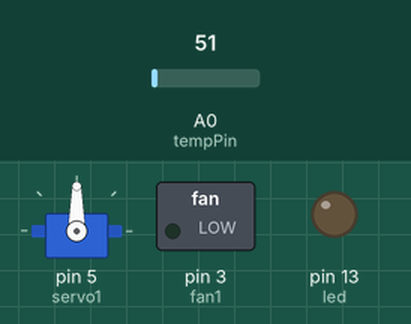
A sketch run on a simulated Arduino Uno, built with avr-gcc and run on an emulated ATmega328P. Shown: servo, switched loads named in the sketch (green lamp = pin HIGH), output pins drawn as LEDs (lit = HIGH). The inputs (shaded band) are chosen by the test bench; at power-on: A0 (tempPin) = 51. What the sketch prints to the serial monitor is not drawn.

Above: at 3.8 s.
3.9 s: A0 (tempPin) set to 140
7.8 s: A0 (tempPin) set to 170
At 10.3 s:
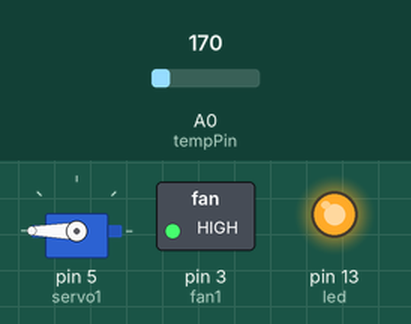
11.7 s: A0 (tempPin) set to 112
At 12.6 s:
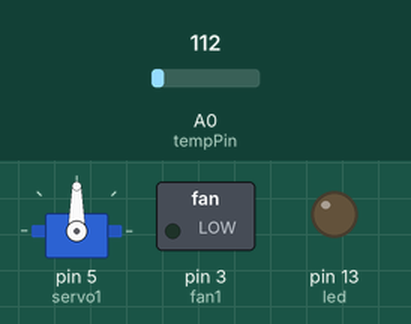
15.6 s: A0 (tempPin) set to 163
At 18.3 s:
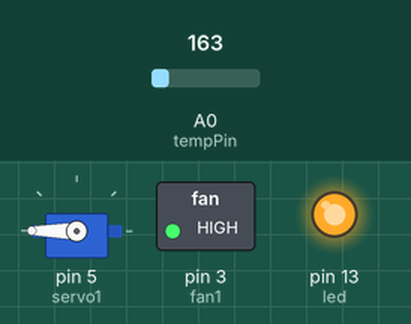
Timing chart, 0 to 19.8 s (numbered marks = the images above; inputs shaded):
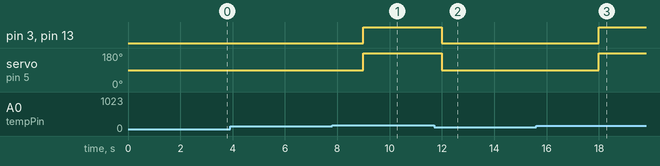

The sketch:

temp.ino
```cpp
#include <Servo.h>                      // Servo header file is needed to control the servo motor.
Servo servo1;                           // Create servo object to allow us to control the servo motor.

float tempC;                            // create variable to store the temperature in.
int tempPin = 0;                        // Attach vout to analog pin 0.
int led = 13;                           // attach led to pin 13.
int fan1 = 3;                           // attach base of transistor to digital pin 3.
int pos = 0;                            // create variable to store the position of the servo motor.

void setup()                            // Will execute once at the start of the code.
{
  Serial.begin(9600);                   // opens serial port, sets data rate to 9600 bps
  pinMode (led, OUTPUT);                // sets the led pin 13 up as an output.
  pinMode (fan1, OUTPUT);               // sets the fan1 pin 3 up as an output.
  servo1.attach(5);                     // attaches the servo motor to digital pin 5.
}

void loop()                             // code here will continue to replay nutil powered off.
{
  tempC = analogRead(tempPin);          // read the analog value from the lm35 sensor.
  tempC = (5.0 * tempC * 100.0)/1024.0; // convert the analog input to temperature in centigrade.
  Serial.print((byte)tempC);            // send the data to the computer.
  Serial.print(" ");
    if (tempC > 76)                     // creates bool expression for analyzation. if it evaluates to true,
    {                                   // the body of the if statement will execute.
      pos = 180;                        // sets pos equal to 180.
      digitalWrite (led, HIGH);         // turns on led.
      digitalWrite (fan1, HIGH);        // turns on fan1.
      servo1.write(pos);                // turns servo to 180 degrees.
    }
    else                                // if the if equation evaluates to false the else statement will execute.
    {
      pos = 90;                         // sets pos equal to 90.
      digitalWrite (led, LOW);          // turns off led.
      digitalWrite (fan1, LOW);         // turns off fan1.
      servo1.write(pos);                // turns servo to 90 degrees.
    }
  delay(3000);                          // wait 3 seconds before redoing the loop.
}
```

Measured:
- the behaviour switches between 155 and 156 on A0 (tempPin) (found by bisection; images 0 and 1)
- after the input at 3.9 s, every drawn part: stays the same
- after the input at 7.8 s, pin 3 (fan1), pin 13 (led): LOW → HIGH after 1.2 s; servo on pin 5 (servo1): 90° → 180° after 1.2 s
- after the input at 11.7 s, pin 3 (fan1), pin 13 (led): HIGH → LOW after 0.30 s; servo on pin 5 (servo1): 180° → 90° after 0.30 s
- after the input at 15.6 s, pin 3 (fan1), pin 13 (led): LOW → HIGH after 2.4 s; servo on pin 5 (servo1): 90° → 180° after 2.4 s
